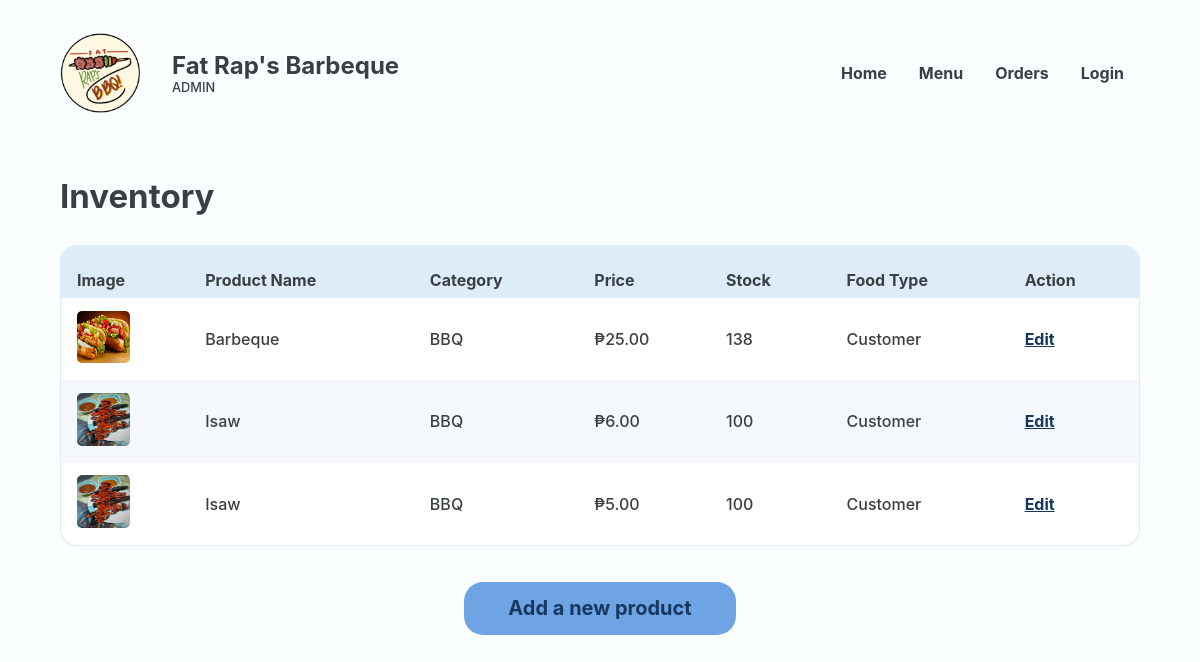
The app's page /Website/admin-inventory.php with its own data.
### tables this page shows
CREATE TABLE `food` (
  `FOOD_ID` int(18) UNSIGNED NOT NULL,
  `CTGY_ID` int(18) NOT NULL,
  `FOOD_NAME` varchar(20) NOT NULL,
  `FOOD_PRICE` decimal(10,2) NOT NULL,
  `FOOD_DESC` varchar(50) NOT NULL,
  `FOOD_IMG` varchar(255) NOT NULL,
  `FOOD_STOCK` int(20) NOT NULL,
  `FOOD_ACTIVE` varchar(10) NOT NULL,
  `FOOD_TYPE` varchar(16) NOT NULL
);

CREATE TABLE `category` (
  `CTGY_ID` int(18) UNSIGNED NOT NULL,
  `CTGY_NAME` varchar(20) NOT NULL,
  `CTGY_ACTIVE` varchar(10) NOT NULL
);

### Website/admin-inventory.php (the view, shortened to what this page needs)
<?php
@include 'constants.php';
?>
<!DOCTYPE html>
<html lang="en">
<head>
    <link rel="stylesheet" href="header-styles.css">
    <link rel="stylesheet" href="admin-styles.css">
    <link href='https://unpkg.com/boxicons@2.1.4/css/boxicons.min.css' rel='stylesheet'>
</head>
<body>
    <header class="backend">
        <div class="header-container">
            <div class="website-title">
                <img id="logo" src="images/client-logo.png">
                <div class="text">
                    <h1>Fat Rap's Barbeque</h1>
                    <p>ADMIN</p>
                </div>
            </div>
            <ul class='menubar'>
                <li><a href="<?php echo SITEURL; ?>admin-home.php">Home</a></li>
                <li><a href="<?php echo SITEURL; ?>admin-edit-menu.php">Menu</a></li>
                <li><a href="<?php echo SITEURL; ?>admin-new-orders.php">Orders</a></li>
                <?php
                if (isset($_SESSION['prsn_id'])) {
                ?>
                    <li><a href="<?php echo SITEURL; ?>logout.php">Logout</a>
                </li>
                    <?php
                } else {
                    ?>
                    <li><a href="<?php echo SITEURL; ?>login-page.php">Login</a></li>
                <?php
                }
                ?>
            </ul>
        </div>
    </header>
    <main>
        <section class="section">
            <div class="container">
                <div class="section-heading row">
                    <h2>Inventory</h2>
                </div>
                <section class="section-body">
                    <section class="main-section column">
                        <div class="table-wrapper">
                            <table class="alternating">
                                <tr>
                                    <th class="header">Image</th>
                                    <th class="header">Product Name</th>
                                    <th class="header">Category</th>
                                    <th class="header">Price</th>
                                    <th class="header">Stock</th>
                                    <th class="header">Food Type</th>
                                    <th class="header">Action</th>
                                </tr>
                                <?php
                                $sql = "SELECT *
                                        FROM food
                                        JOIN category ON food.ctgy_id = category.ctgy_id";
                                $res = mysqli_query($conn, $sql);
                                $count = mysqli_num_rows($res);
                                if ($count > 0) {
                                    while ($row = mysqli_fetch_assoc($res)) {
                                        $FOOD_ID = $row['FOOD_ID'];
                                        $CTGY_ID = $row['CTGY_ID'];
                                        $FOOD_NAME = $row['FOOD_NAME'];
                                        $FOOD_PRICE = $row['FOOD_PRICE'];
                                        $FOOD_IMG = $row['FOOD_IMG'];
                                        $FOOD_STOCK = $row['FOOD_STOCK'];
                                        $CTGY_NAME = $row['CTGY_NAME'];
                                        $FOOD_TYPE = $row['FOOD_TYPE'];
                                ?>
                                        <tr>
                                            <td data-cell="Image">
                                                <img src="<?php echo SITEURL; ?>images/<?php echo $FOOD_IMG; ?>" alt="">
                                            </td>
                                            <td data-cell="Product Name"><?php echo $FOOD_NAME ?></td>
                                            <td data-cell="Category"><?php echo $CTGY_NAME ?></td>
                                            <td data-cell="Price">₱<?php echo $FOOD_PRICE ?></td>
                                            <td data-cell="Stock">
                                                <span class="<?php echo ($FOOD_STOCK < 100) ? 'red-text' : ''; ?>">
                                                    <p><?php echo $FOOD_STOCK ?></p>
                                                </span>
                                            </td>
                                            <td data-cell="Price"><?php echo $FOOD_TYPE ?></td>
                                            <td data-cell="Action"><a href="<?php echo SITEURL ;?>admin-edit-product.php?FOOD_ID=<?php echo $FOOD_ID?>&CTGY_ID=<?php echo $CTGY_ID?>"  class="edit">Edit</a></td>
                                        </tr>
                                    <?php
                                    }
                                }
                                ?>
                            </table>
                        </div>
                        <a href="<?php echo SITEURL; ?>admin-add-product.php" class="page-btn"><button class="big-btn">Add a new product</button></a>
                    </section>
                </section>
            </div>
        </section>
    </main>
</body>
</html>

### Website/header-styles.css (style rules this page uses)
*, *::before, *::after { margin: 0; padding: 0; box-sizing: border-box; font-family: inherit; }
:root { --bg:#F2FFE1; --primary:#f3d95c; --text:#3A001E; --text2: #FA3F1F; --input-bg:#F7F3DC; --eye-icon:#CEC699; --block: #4ADE5D; --block-p:#277B32; --block-h1: #0F4C17; --form-bg: #FFFDEF; --header-text: #3A001E; }
body { font-family: 'Inter', sans-serif; }
header, footer { width: 100%; display: flex; justify-content: center; align-items: center; }
header { height: 8rem; position: fixed; top: 0; z-index: 100; color: var(--header-text); background-color: var(--bg); }
header.backend { color: #3A3F42; background-color: #FBFEFF; }
.header-container, .footer-container { margin-inline: auto; margin-top: 2rem; margin-bottom: 0.9rem; width: 90%; max-width: 1200px; display: flex; justify-content: space-between; align-items: center; }
.website-title { display: flex; align-items: center; }
header img { width: 80px; position: relative; }
header .text { margin-left: 2rem; }
header h1 { white-space: nowrap; font-size: 1.5rem; }
header .text p, footer .right-container p { font-size: 0.8rem; }
li > a { color: inherit; text-decoration: none; }
.menubar { display: flex; flex-direction: row; list-style-type: none; margin: 0; padding: 0; }
.menubar > li { font-weight: bold; margin: 0 1rem; overflow: hidden; }

### Website/admin-styles.css (style rules this page uses)
*, *::before, *::after { margin: 0; padding: 0; box-sizing: border-box; font-family: inherit; }
:root { --bg:#EDE9D0; --primary:#F5D636; --active-primary:#EDCB1C; --input-bg:#F7F3DC; --form-bg: #FFFDEF; --available:#A8D991; --available-text:#304D23; --fully-booked:#C13B24; --fully-booked-text:var(--text); --closed:#3B3B3B; --closed-text:#A9A9A9; --product-info-bg: #C13B24; --light-text: #FEFBEA; --text:#3A3F42; --light-blue: #DEECF9; --darker-row: #deecf94f; --sidemenu-blue: #6EA4E4; --sidemenu-blue-hover: #5790D5; --sidemenu-blue-text: #163860; --db-highlight-blue: #93CBFF; --gray: #878F94; --accept-green: #78D35A; --reject-red: #DA523B; }
html { color: var(--text); }
body { font-family: 'Inter', sans-serif; font-weight: 500; min-height: 100vh; color: #3A3F42; background-color: #FBFEFF; }
main { padding-top: 8rem; }
.section { width: 100%; display: flex; justify-content: center; align-items: center; }
.container { max-width: 1200px; width: 90%; margin: clamp(1rem, 5vw, 3rem) auto; margin-bottom: 5rem; }
.section-heading { display: flex; flex-direction: column; gap: 0.5rem; margin-bottom: 1.8rem; }
.row { flex-direction: row; align-items: center; }
.section-heading h2 { font-size: 2.0625rem; }
.main-section { min-width: 5rem; }
.column { display: flex; flex-direction: column; }
.table-wrapper { width: 100%; background-color: var(--light-blue); border-radius: 1rem; padding: 1px; height: max-content; overflow-x: scroll; flex: 1; }
table { background: white; border-radius: 1rem; border-collapse: collapse; width: 100%; }
table .edit { color: var(--sidemenu-blue-text); font-weight: bold; }
table th.header, .app-det-tbl table td.header { padding: 1.5rem 1rem 0.5rem 1rem ; background: var(--light-blue); }
table th.header:first-of-type { border-top-left-radius: 1rem; }
table th.header:last-of-type { border-top-right-radius: 1rem; }
td,th { text-align: left; text-wrap: nowrap; }
td { padding: 0.8rem; padding-left: 1rem; }
.alternating tr:nth-last-of-type(2n) { background: var(--darker-row); }
table img { width: 3.3rem; height: 3.3rem; border-radius: 5px; }
button { display: inline-block; border: none; outline: none; padding: 0; cursor: pointer; }
.side-menu .inventory-box, .view, .big-btn { display: block; background-color: var(--sidemenu-blue); padding: 0.9rem 1.1rem; font-size: 1rem; color: var(--sidemenu-blue-text); }
.big-btn { border-radius: 1.2rem; width: max-content; min-width: 17rem; margin: 0 auto; font-weight: bold; font-size: 1.25rem; margin-top: 2.25rem; text-decoration: none; text-align: center; }
.page-btn { text-decoration: none; }

### records on screen
food: FOOD_IMG (picture), FOOD_NAME "Barbeque", CTGY_ID.CTGY_NAME "BBQ", FOOD_PRICE "25.00", FOOD_STOCK "138", FOOD_TYPE "Customer"
food: FOOD_IMG (picture), FOOD_NAME "Isaw", CTGY_ID.CTGY_NAME "BBQ", FOOD_PRICE "6.00", FOOD_STOCK "100", FOOD_TYPE "Customer"
food: FOOD_IMG (picture), FOOD_NAME "Isaw", CTGY_ID.CTGY_NAME "BBQ", FOOD_PRICE "5.00", FOOD_STOCK "100", FOOD_TYPE "Customer"
